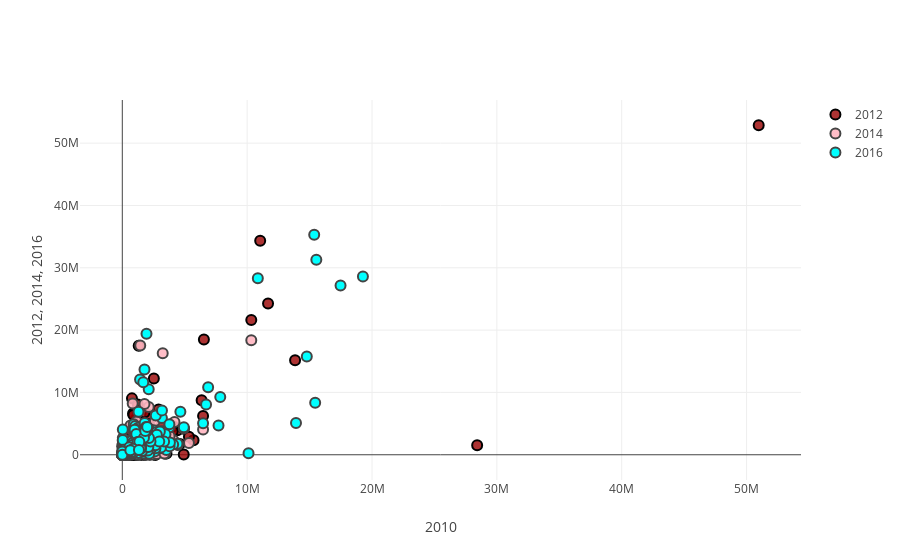

The notebook cell saved with this chart:
### Code cell
import plotly.plotly as py
import pandas as pd
import plotly
from plotly.graph_objs import Scatter, Layout
plotly.offline.init_notebook_mode(connected=True)

#creating data
gps_2010 = df2010_scatter.groupby(['com_nam']).agg({'dis_amo' : 'sum'}).rename(columns={'dis_amo':'2010'})
gps_2012 = df2012_scatter.groupby(['com_nam']).agg({'dis_amo' : 'sum'}).rename(columns={'dis_amo':'2012'})
gps_2014 = df2014_scatter.groupby(['com_nam']).agg({'dis_amo' : 'sum'}).rename(columns={'dis_amo':'2014'})
gps_2016 = df2016_scatter.groupby(['com_nam']).agg({'dis_amo' : 'sum'}).rename(columns={'dis_amo':'2016'})

result_scatter = pd.concat([gps_2010, gps_2012, gps_2014, gps_2016], axis = 1).reset_index()


#creating graph
trace0 = go.Scatter(
    x = result_scatter['2010'],
    y = result_scatter['2012'],
    name = '2012',
    mode = 'markers',
    marker = dict(
        size = 10,
        color = 'rgba(152, 0, 0, .8)',
        line = dict(
            width = 2,
            color = 'rgb(0, 0, 0)'
        )
    )
)

trace1 = go.Scatter(
    x = result_scatter['2010'],
    y = result_scatter['2014'],
    name = '2014',
    mode = 'markers',
    marker = dict(
        size = 10,
        color = 'rgba(255, 182, 193, .9)',
        line = dict(
            width = 2,
        )
    )
)

trace2 = go.Scatter(
    x = result_scatter['2010'],
    y = result_scatter['2016'],
    name = '2016',
    mode = 'markers',
    marker = dict(
        size = 10,
        color = 'rgb(0,255,255, .9)',
        line = dict(
            width = 2,
        )
    )
)

data = [trace0, trace1, trace2]

#graph properties
layout = dict(title = '',
              yaxis = dict(title = '2012, 2014, 2016'),
              xaxis = dict(title = '2010')
             )

fig = dict(data=data, layout=layout)

#plot
plotly.offline.iplot(fig, filename='styled-scatter')

### Figure 1 — Plotly figure (JSON) as saved in the notebook; plotly's stock layout.template omitted (floating-point values rounded to 4 significant figures; data arrays with more than 128 entries replaced by an {"elided": "..."} marker saying what was removed)
{"data": [{"marker": {"color": "rgba(152, 0, 0, .8)", "line": {"color": "rgb(0, 0, 0)", "width": 2}, "size": 10}, "mode": "markers", "name": "2012", "type": "scatter", "x": {"elided": "5525 float values"}, "y": {"elided": "5525 float values"}}, {"marker": {"color": "rgba(255, 182, 193, .9)", "line": {"width": 2}, "size": 10}, "mode": "markers", "name": "2014", "type": "scatter", "x": {"elided": "5525 float values"}, "y": {"elided": "5525 float values"}}, {"marker": {"color": "rgb(0,255,255, .9)", "line": {"width": 2}, "size": 10}, "mode": "markers", "name": "2016", "type": "scatter", "x": {"elided": "5525 float values"}, "y": {"elided": "5525 float values"}}], "layout": {"title": "", "xaxis": {"title": "2010"}, "yaxis": {"title": "2012, 2014, 2016"}}}
